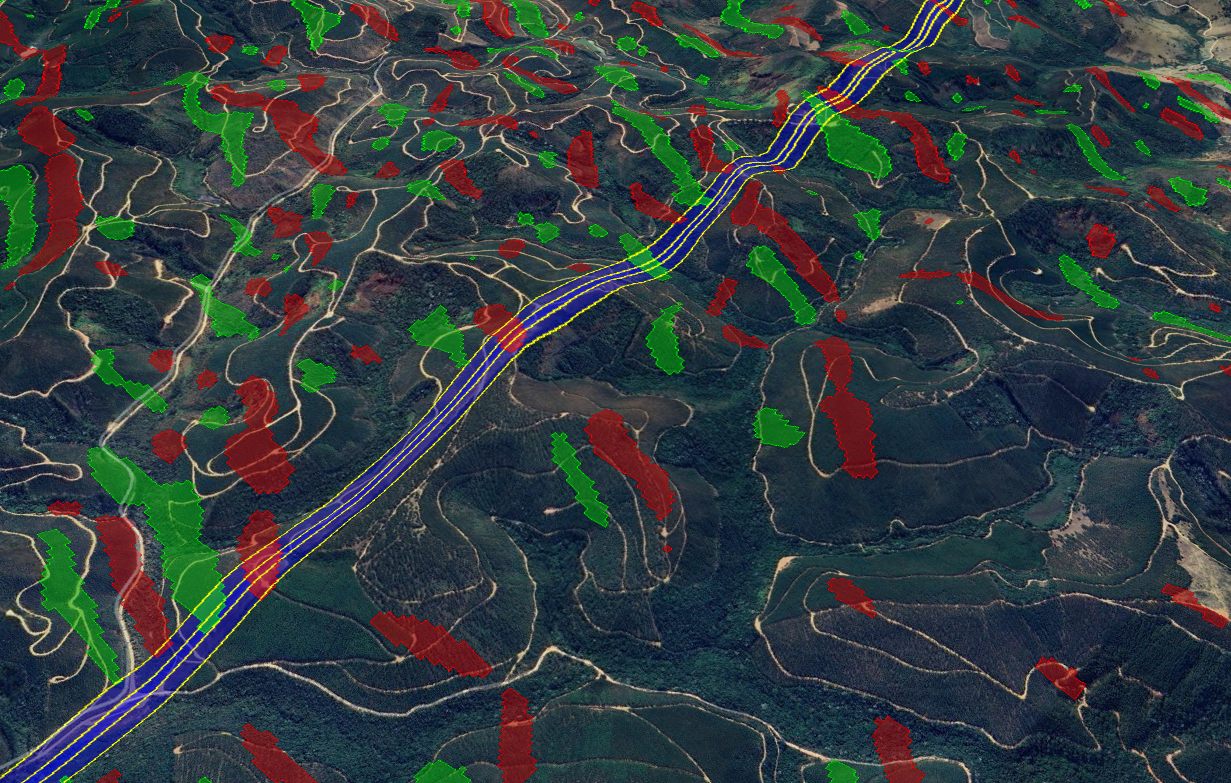
#> input picture sar_gsd_gearth.png, 1231 x 783 px
$ python -i arrays.py   (imports and definitions only)
#> lines starting #> are read from the running program, lines starting #| are printed output that depends on the picture
"""
Array manipulation and statistical utilities for SAR data.
"""

import logging
from typing import Tuple, Optional

import numpy as np
from scipy import stats
from scipy.ndimage import uniform_filter, gaussian_filter, median_filter

logger = logging.getLogger(__name__)


# [106 lines left out: functions normalize_array, compute_statistics, detect_outliers, not called in this run]


def apply_spatial_filter(
    array: np.ndarray,
    filter_type: str = "gaussian",
    size: int = 3,
    **kwargs
) -> np.ndarray:
    """
    Apply spatial filter to array.

    Args:
        array: Input 2D array
        filter_type: 'gaussian', 'median', or 'uniform'
        size: Filter window size
        **kwargs: Additional filter parameters

    Returns:
        Filtered array
    """
    if filter_type == "gaussian":
        sigma = kwargs.get('sigma', size / 3)
        filtered = gaussian_filter(array, sigma=sigma)

    elif filter_type == "median":
        filtered = median_filter(array, size=size)

    elif filter_type == "uniform":
        filtered = uniform_filter(array, size=size)

    else:
        raise ValueError(f"Unknown filter type: {filter_type}")

    logger.info(f"Applied {filter_type} filter (size={size})")

    return filtered


# [41 lines left out: functions calculate_gradient, calculate_slope_aspect, not called in this run]

>>> import cv2
>>> picture = cv2.imread('../../sar_gsd_gearth.png', cv2.IMREAD_GRAYSCALE)
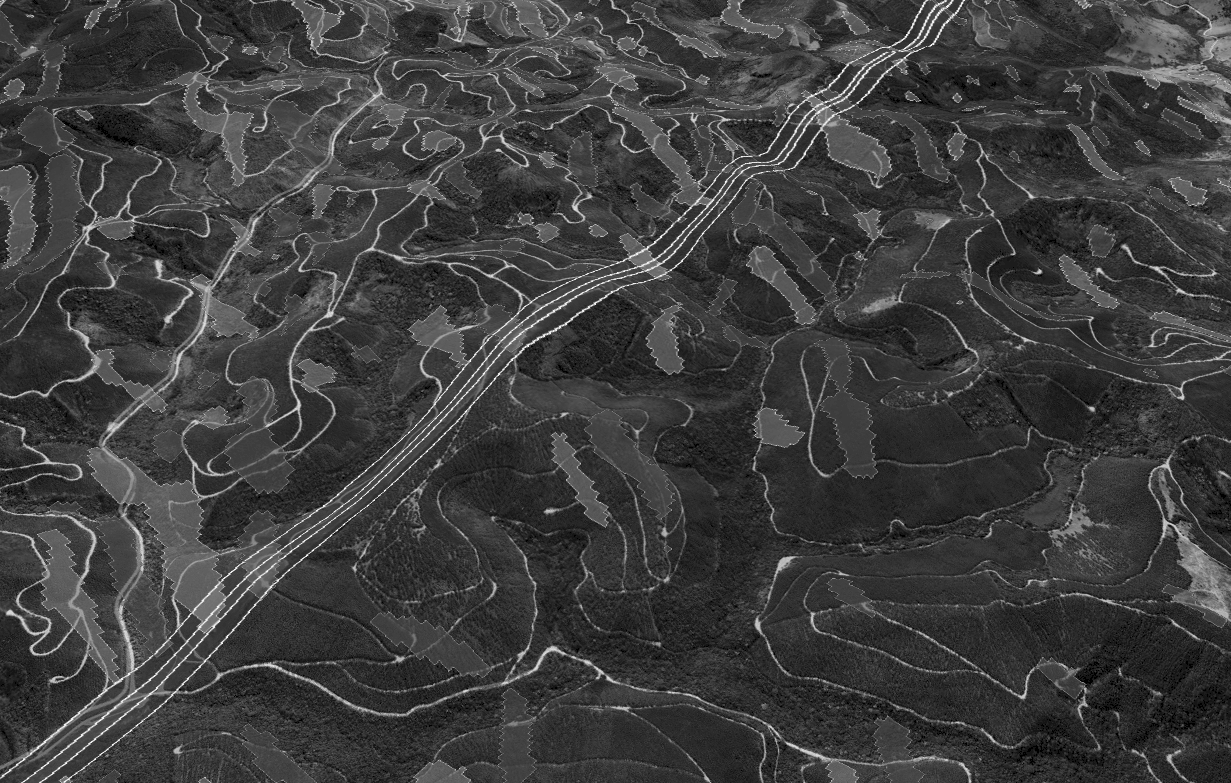
#> picture: shape (783, 1231); min 0, max 242, mean 61.5
>>> result = apply_spatial_filter(picture)
